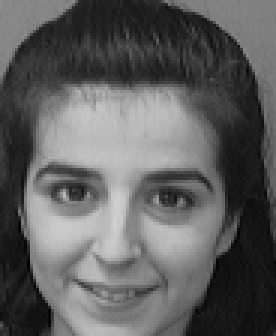
#> input picture att-face-train-practice/att_faces/s10/1.pgm, 92 x 112 px, found by its file name (shown 3 times larger)
$ jupyter execute --allow-errors HW1.ipynb   (shell and % lines are left out)
#> lines starting #> are read from the running program, lines starting #| are printed output that depends on the picture
# Raffi Dilanchian - 951811193016
# Mohammad Hossein Komeili - 951811193033

[cell 1]
#in case of not having this package
#! pip install pillow

[cell 2]
import numpy as np
from sklearn.preprocessing import StandardScaler
from scipy.spatial import distance
import matplotlib.pyplot as plt
from os.path import join
import pandas as pd
import cv2
from scipy.linalg import eigh
from sklearn.neighbors import KNeighborsClassifier
from sklearn.metrics import accuracy_score

[cell 3]
data_folder = "att_faces/s"

def ReadFile(num,index):
#> called with num = 1, index = 1
    file_path = join(data_folder + str(num), str(index) + ".pgm")
    loaded_image=np.array(plt.imread(file_path))
#> loaded_image is the input picture: shape (112, 92); min 1, max 207, mean 95.1
    image_32x32 = cv2.resize(loaded_image, (32, 32), interpolation=cv2.IMREAD_GRAYSCALE)
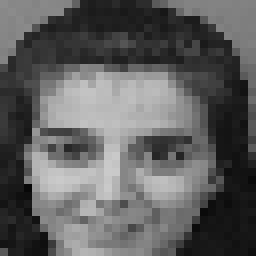
#> image_32x32: shape (32, 32) (shown 8 times larger); min 7, max 202, mean 95.1
    image_1024 = image_32x32.reshape(-1)
#> image_1024 = 1024 values, max 202 at index 685, min 7 at index 739, mean 95.1
#> `X_train = np.concatenate((X_train,image_1024),axis=0)`: X_train has the same summary as image_1024 in ReadFile
    return image_1024

[cell 4]
import operator

def getKNeighborsIndex(trainingSet, testInstance, k=1):
    distances = []
    for x in range(len(trainingSet)):
        dist = distance.euclidean(testInstance, trainingSet[x])
        distances.append((trainingSet[x],x, dist))
    distances.sort(key=operator.itemgetter(2))
    neighbors = []
    for x in range(k):
        neighbors.append(distances[x][1])
    return neighbors

[cell 5]
def getAccuracy(testSet, predictions):
    correct = 0
    for x in range(len(testSet)):
        if testSet[x] is predictions[x]:
            correct += 1
    return (correct/float(len(testSet))) * 100.0

## Use first 5 sample of each person

[cell 6]
y_train = []
y_test = []

X_train = np.array([],dtype=int)
X_test = np.array([],dtype=int)

# reading data
#> (the rest of this cell did not finish here and is left out)

#> (a cell that did not finish here is left out)

## Use 5 sample of each person randomly for 20 times

[cell 8]
number_of_features = range(5,200,5)
accuracies=[]
#> (the rest of this cell did not finish here and is left out)

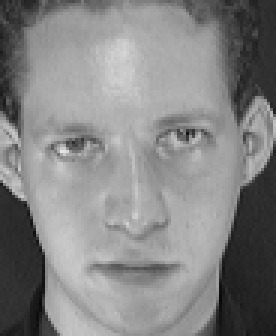
#> input picture att-face-train-practice/att_faces/s1/3.pgm, 92 x 112 px (shown 3 times larger)
#> in ReadFile, loaded_image is the input picture: shape (112, 92); min 7, max 232, mean 132.6
#> in ReadFile (call 5), `image_32x32 = cv2.resize(loaded_image, (32, 32), interpolation=cv2.IMR..`:
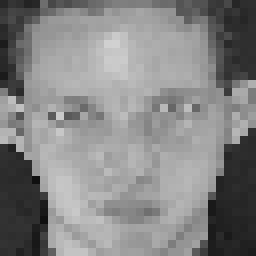
#> image_32x32: shape (32, 32) (shown 8 times larger); min 16, max 209, mean 132.9
#> in ReadFile (call 5), `image_1024 = image_32x32.reshape(-1)`: image_1024 = 1024 values, max 209 at index 174, min 16 at index 708, mean 132.9
#> `X_train = np.concatenate((X_train,image_1024),axis=0)`: X_train has the same summary as image_1024 in ReadFile
                X_train = np.concatenate((X_train,image_1024),axis=0)
                y_train.append(num)

            for index in testList:
                image_1024 = ReadFile(num,index)
                X_test = np.concatenate((X_test,image_1024),axis=0)
                y_test.append(num)

        X_train = np.reshape(X_train,(200,1024)).T
        X_test = np.reshape(X_test,(200,1024)).T


        y_train = np.array(y_train)
        y_test = np.array(y_test)
#         print("shape of X_train: ",np.shape(X_train)) #(1024,200)

        ### Standardized
        stScaler = StandardScaler()
        standardized_X_train = stScaler.fit_transform(X_train)
        standardized_X_test = stScaler.transform(X_test)

#         print("variance of features: \n",np.var(standardized_data,axis=0)) # [1,...,1]

        R_x = np.cov(standardized_X_train) # (1024,1024)

        eigen_values, eigen_vectors = eigh(R_x, eigvals=(1024-number_of_feature,1023))
        transform_matris = eigen_vectors
        reduced_X_train = np.matmul(transform_matris.T,standardized_X_train).T
        reduced_X_test = np.matmul(transform_matris.T,standardized_X_test).T
        knn = KNeighborsClassifier(n_neighbors=1)
        knn.fit(reduced_X_train, y_train)
        y_pred = knn.predict(reduced_X_test)
        random_accuracies.append(accuracy_score(y_test, y_pred))
#         print("accuray on %d features is %.2f" % (number_of_feature ,(accuracy_score(y_test, y_pred)*100)))
    mean_of_acuracies = np.mean(random_accuracies)
    accuracies.append(mean_of_acuracies)
    print("average of accuray on %d features is %.2f" % (number_of_feature ,mean_of_acuracies))


number_of_features_in_random_trainlist = number_of_features
accuracies_in_random_trainlist = accuracies
